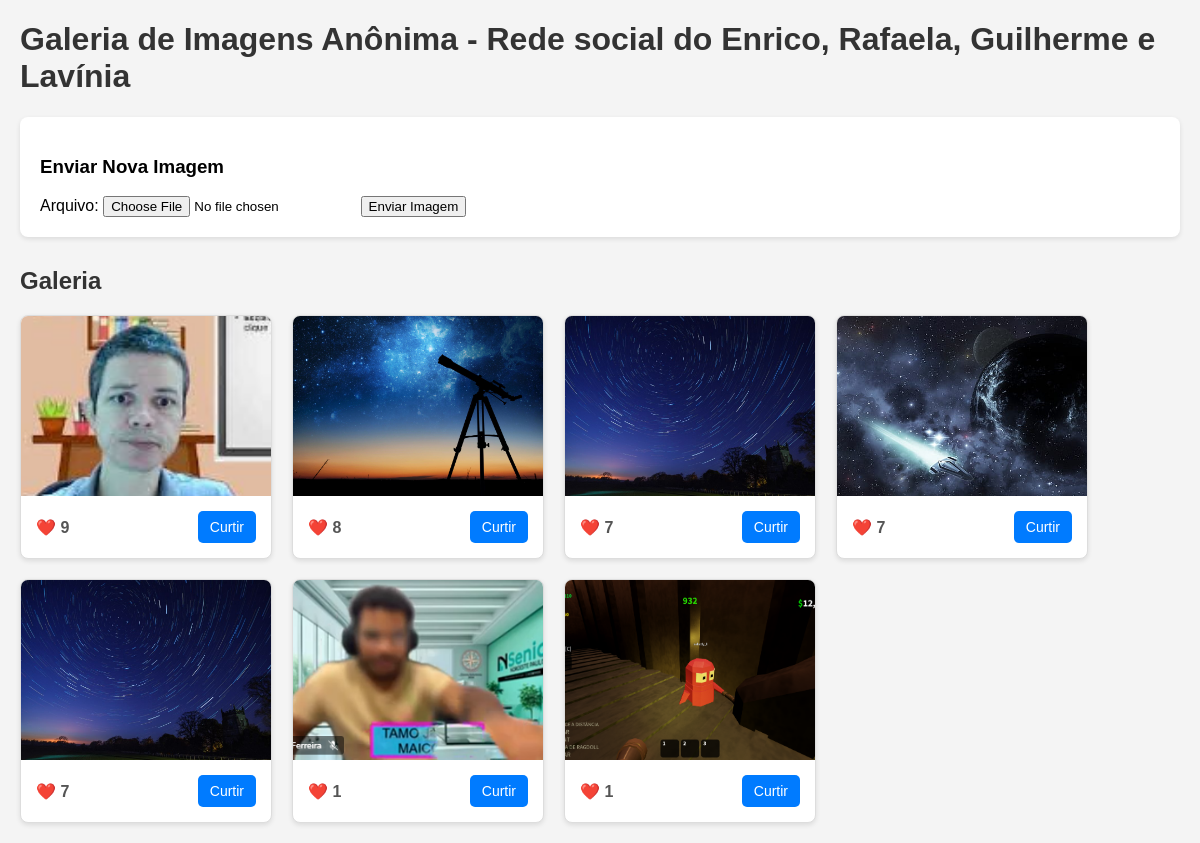
Screenshot of /Aula09pt2/index.php with the database file from the repository.
### tables this page shows
CREATE TABLE `imagens_ex4` (
  `id` int(11) NOT NULL,
  `caminho` varchar(255) NOT NULL,
  `curtidas` int(11) NOT NULL,
  `data_envio` timestamp NOT NULL DEFAULT current_timestamp()
);

### Aula09pt2/index.php (the view, shortened to what this page needs)
<?php
include 'conexao.php';
try {
    $stmt_curtidas = $pdo->query("SELECT * FROM imagens_ex4 ORDER BY curtidas DESC LIMIT 5");
    $mais_curtidas = $stmt_curtidas->fetchAll();
    $stmt_novas = $pdo->query("SELECT * FROM imagens_ex4 ORDER BY data_envio DESC LIMIT 5");
    $mais_novas = $stmt_novas->fetchAll();
} catch (PDOException $e) {
    die("Erro ao buscar imagens: " . $e->getMessage());
}
$galeria = [];
$ids_na_galeria = [];
foreach ($mais_curtidas as $imagem) {
    $galeria[] = $imagem;
    $ids_na_galeria[] = $imagem['id'];
}
foreach ($mais_novas as $imagem) {
    if (!in_array($imagem['id'], $ids_na_galeria)) {
        $galeria[] = $imagem;
    }
}
?>
<!DOCTYPE html>
<html lang="pt-BR">
<head>
</head>
<body>
    <h1>Galeria de Imagens Anônima - Rede social do Enrico, Rafaela, Guilherme e Lavínia</h1>
    <div class="formulario-envio">
        <h3>Enviar Nova Imagem</h3>
        <form action="salvar_imagem.php" method="post" enctype="multipart/form-data">
            <label for="id_figura">Arquivo:</label>
            <input type="file" name="figura" id="id_figura" accept="image/png, image/jpeg, image/gif" required>
            <input type="submit" value="Enviar Imagem">
        </form>
    </div>
    <h2>Galeria</h2>
    <div class="galeria">
        <?php if (empty($galeria)): ?>
            <p>Nenhuma imagem foi enviada ainda. Seja o primeiro!</p>
        <?php else: ?>
            <?php foreach ($galeria as $imagem): ?>
                <div class="foto">
                    <img src="<?php echo htmlspecialchars($imagem['caminho']); ?>" alt="Imagem da galeria">
                    <div class="foto-info">
                        <span>
                            ❤️ <?php echo $imagem['curtidas']; ?>
                        </span>
                        <a href="curtir.php?id=<?php echo $imagem['id']; ?>">Curtir</a>
                    </div>
                </div>
            <?php endforeach; ?>
        <?php endif; ?>
    </div>
</body>
</html>

### Aula09pt2/index.php (style rules this page uses)
body { font-family: Arial, sans-serif; margin: 20px; background-color: #f4f4f4; }
h1, h2 { color: #333; }
.formulario-envio { background-color: #fff; padding: 20px; border-radius: 8px; box-shadow: 0 2px 5px rgba(0,0,0,0.1); margin-bottom: 30px; }
.galeria { display: flex; flex-wrap: wrap; gap: 20px; }
.foto { width: 250px; background-color: #fff; border: 1px solid #ddd; border-radius: 8px; box-shadow: 0 2px 5px rgba(0,0,0,0.1); overflow: hidden; }
.foto img { width: 100%; height: 180px; object-fit: cover; display: block; }
.foto-info { padding: 15px; display: flex; justify-content: space-between; align-items: center; }
.foto-info span { font-weight: bold; color: #555; }
.foto-info a { text-decoration: none; background-color: #007bff; color: white; padding: 8px 12px; border-radius: 5px; font-size: 14px; }

### rows the page displays
imagens_ex4: caminho (picture), curtidas "9"
imagens_ex4: caminho (picture), curtidas "8"
imagens_ex4: caminho (picture), curtidas "7"
imagens_ex4: caminho (picture), curtidas "7"
imagens_ex4: caminho (picture), curtidas "7"
imagens_ex4: caminho (picture), curtidas "1"
imagens_ex4: caminho (picture), curtidas "1"
